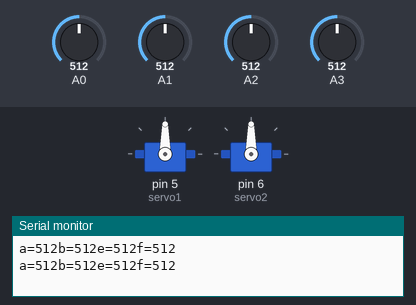
This sketch was run on a simulated Arduino Uno, built with avr-gcc and run on an emulated ATmega328P. On the bench: 2 × servo, the last lines printed to the serial monitor. The test bench sets the inputs (shaded band); at power-on: A0 = 512, A1 = 512, A2 = 512, A3 = 512.

Above: at 2.8 s.
2.9 s: A0 set to 716
At 5.2 s:
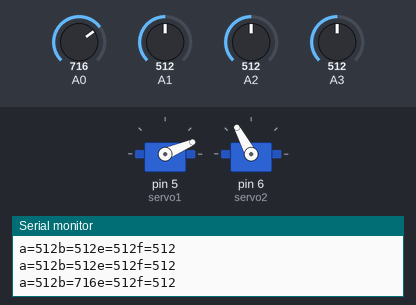
5.6 s: A1 set to 306
At 7.0 s:
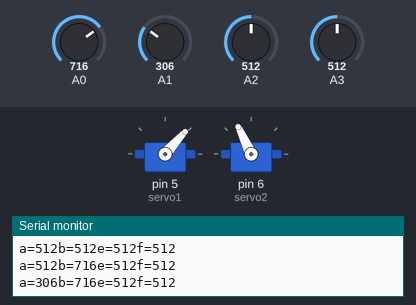
8.3 s: A0 set to 992
At 11.2 s:
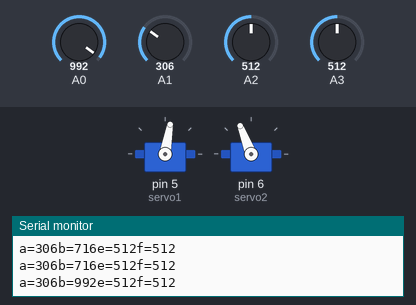
11.5 s: A1 set to 30
At 12.9 s:
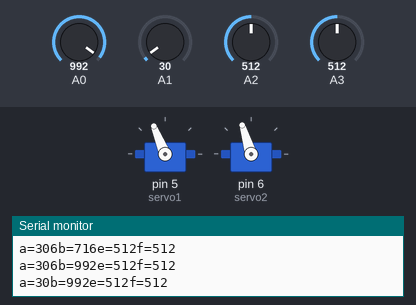
Timing chart, 0 to 14.5 s (numbered marks = the images above; inputs shaded):
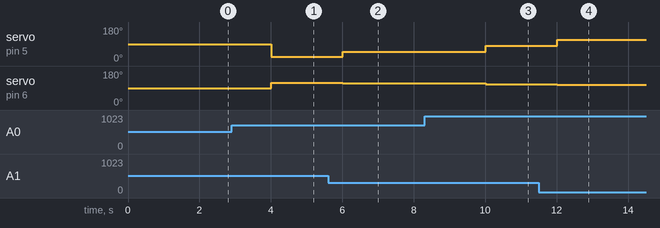

Measured:
- after the input at 2.9 s, servo on pin 5 (servo1): 90° → 23° after 1.1 s; servo on pin 6 (servo2): 90° → 118° after 1.1 s
- after the input at 5.6 s, servo on pin 5 (servo1): 23° → 48° after 0.41 s; servo on pin 6 (servo2): 118° → 115° after 0.41 s
- after the input at 8.3 s, servo on pin 5 (servo1): 48° → 80° after 1.7 s; servo on pin 6 (servo2): 115° → 111° after 1.7 s
- after the input at 11.5 s, servo on pin 5 (servo1): 80° → 112° after 0.51 s; servo on pin 6 (servo2): 111° → 107° after 0.51 s

The sketch:

ldr_dc_motor.ino
```cpp
#include <Servo.h>

int right = 9;
int left = 10;

Servo servo1, servo2;
int a , b , c, d, e, f;

void setup() {

  Serial.begin(9600);

}

void loop() {
  a = analogRead(A1);
  b = analogRead(A0);
  e = analogRead(A2);
  f = analogRead(A3);
  servo1.attach(5);
  servo2.attach(6);
  c = a - b;
  if (a > b)
  {
    c = map(c, 0, 1023, 120, 0);
    d = map(c, 0, 1023, 0, 120);
    //digitalWrite(3,HIGH);
    //digitalWrite(4,LOW);
  }
  else if (a < b)
  {
    c = 0 - c;
    c = map(c, 0, 1023, 0, 120);
    d = map(c, 0, 1023, 120, 0);
    //digitalWrite(3,LOW);
    //digitalWrite(4,HIGH);
  }
  else {
    servo1.detach();
    servo2.detach();
    //digitalWrite(3,LOW);
    //digitalWrite(4,LOW);
  }

  if (e > f)
  {
    //c=map(c,0,1023,0,120);
    //d=map(c,0,1023,120,0);
    digitalWrite(9, HIGH);
    digitalWrite(10, LOW);
    delay(2000);
  }
  else if (e < f)
  {
    //c=0-c;
    //c=map(c,0,1023,120,0);
    //d=map(c,0,1023,0,120);
    digitalWrite(9, LOW);
    digitalWrite(10, HIGH);
    delay(2000);
  }
  else {
    //servo1.detach();
    //servo2.detach();
    digitalWrite(9, LOW);
    digitalWrite(10, LOW);
  }
  Serial.print("a=");
  Serial.print(a);
  Serial.print("b=");
  Serial.print(b);
  Serial.print("e=");
  Serial.print(e);
  Serial.print("f=");
  Serial.print(f);

  Serial.print("\n");
  servo1.write(c);
  servo2.write(d);
  delay(2000);

}
```
